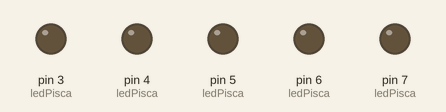
Recording of a sketch running on a simulated Arduino Uno, built with avr-gcc and run on an emulated ATmega328P. On the bench: output pins drawn as LEDs (lit = HIGH). Random numbers use the default seed unless the sketch sets one.

Above: at 0.25 s.
At 3.11 s:
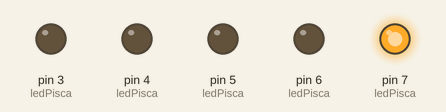
At 6.32 s:
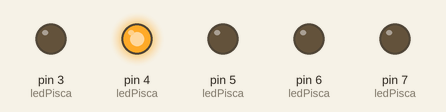
At 10.33 s:
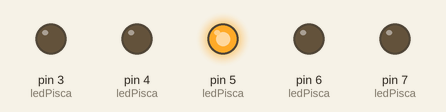
At 14.12 s:
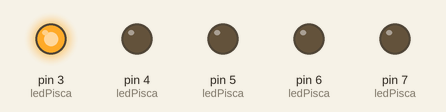
At 34.48 s:
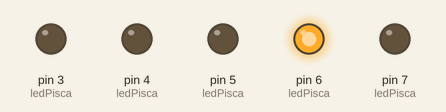
Timing chart, 0 to 40.0 s (numbered marks = the images above):
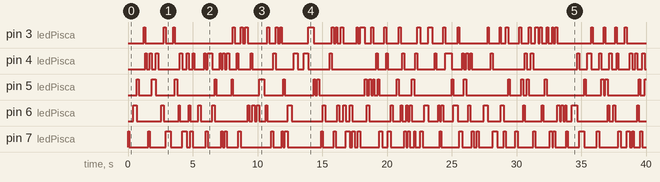

The sketch:

random_blink.ino
```cpp
// C++ code
//

const int ledG1 = 13;
const int ledY1 = 12;
const int ledR1 = 11;
const int ledG2 = 7;
const int ledG3 = 6;
const int ledB1 = 5;
const int ledY2 = 4;
const int ledB2 = 3;
const int ledR2 = 2;
const int ledR3 = 1;
int ledPisca [] = {ledG2, ledG3, ledB1, ledY2, ledB2, ledR2, ledR3};

void setup()
{
  for(int i = 0; i < 5; i++){
  	pinMode(ledPisca[i], OUTPUT);
  }
}

void blink(int led, int msec){
	digitalWrite(led, HIGH);
  	delay(msec);
  	digitalWrite(led, LOW);
}

void loop()
{
	digitalWrite(ledG1, HIGH);
 	blink(ledPisca[random(7)], random(100,200));

}
```

Measured:
- by itself, pin 3 (ledPisca): LOW → HIGH at 1.2 s, → LOW 0.13 s later, → HIGH 1.4 s later, → LOW 0.18 s later, … (72 changes in this stretch)
- by itself, pin 4 (ledPisca): LOW → HIGH at 1.3 s, → LOW 0.14 s later, → HIGH 0.21 s later, → LOW 0.16 s later, … (74 changes in this stretch)
- by itself, pin 5 (ledPisca): LOW → HIGH at 0.68 s, → LOW 0.14 s later, → HIGH 1.0 s later, → LOW 0.32 s later, … (51 changes in this stretch)
- by itself, pin 6 (ledPisca): LOW → HIGH at 0.41 s, → LOW 0.27 s later, → HIGH 1.9 s later, → LOW 0.18 s later, … (72 changes in this stretch)
- by itself, pin 7 (ledPisca): LOW → HIGH at 0.00 s, → LOW 0.11 s later, → HIGH 1.5 s later, → LOW 0.11 s later, … (80 changes in this stretch)
